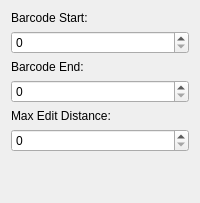
                    <widget class="QWidget" name="pseudoclustering_settings_verticalWidget">
                     <layout class="QVBoxLayout" name="verticalLayout_8">
                      <item>
                       <widget class="QLabel" name="barcode_start_label">
                        <property name="text">
                         <string>Barcode Start:</string>
                        </property>
                       </widget>
                      </item>
                      <item>
                       <widget class="QSpinBox" name="barcode_start_spinBox"/>
                      </item>
                      <item>
                       <widget class="QLabel" name="label_2">
                        <property name="text">
                         <string>Barcode End:</string>
                        </property>
                       </widget>
                      </item>
                      <item>
                       <widget class="QSpinBox" name="barcode_end_spinBox"/>
                      </item>
                      <item>
                       <widget class="QLabel" name="label_3">
                        <property name="text">
                         <string>Max Edit Distance:</string>
                        </property>
                       </widget>
                      </item>
                      <item>
                       <widget class="QSpinBox" name="max_edit_dist_spinBox"/>
                      </item>
                      <item>
                       <spacer name="verticalSpacer_5">
                        <property name="orientation">
                         <enum>Qt::Vertical</enum>
                        </property>
                        <property name="sizeHint" stdset="0">
                         <size>
                          <width>20</width>
                          <height>40</height>
                         </size>
                        </property>
                       </spacer>
                      </item>
                     </layout>
                    </widget>
